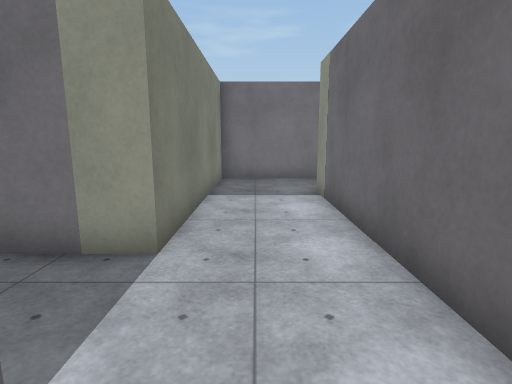
[1] (above)

24 first-person views from a walk through a scene from a Unity 3-D project. The camera is 1.5 m above the floor, tilts 10° down and sees 80° across. The floor is counted in squares, 1 m on a side. Each view is taken from the middle of a square. On the plan, view 1 faces up. The plan holds only what a view shows up to about 15 squares ahead; the rest is blank. The place goes on beyond the plan. The player is left out. Some animated figures are left out. Surface patterns are stand-ins for the level's own textures.

[2]
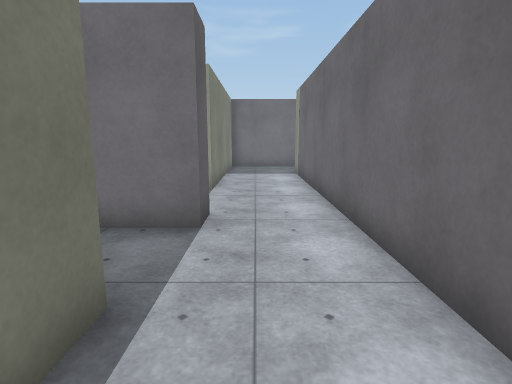

[3]
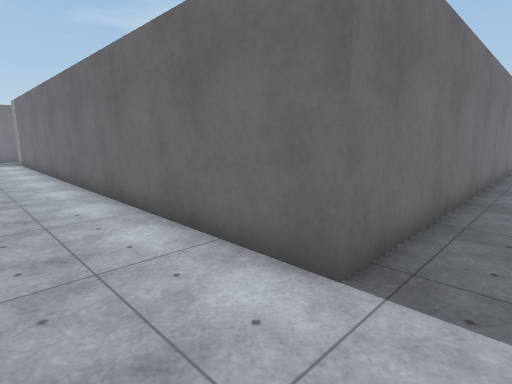

[4]
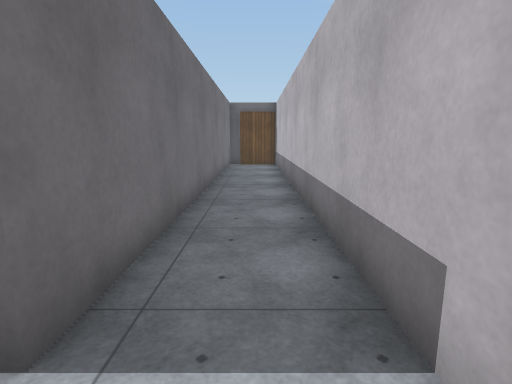

[5]
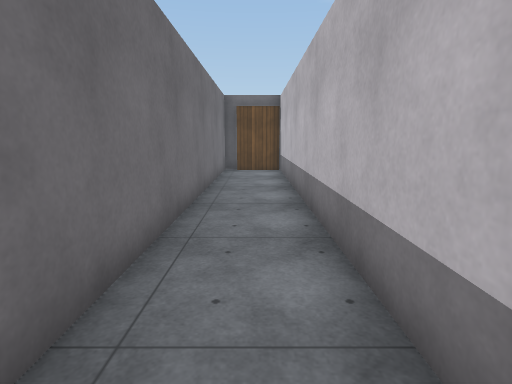

[6]
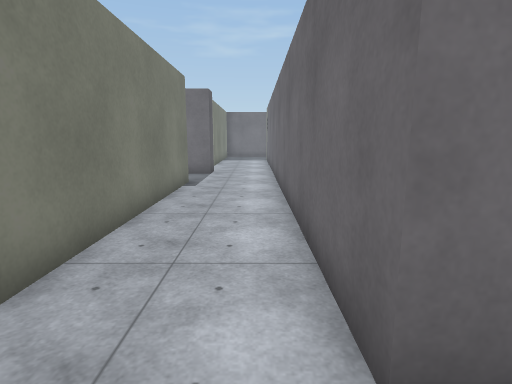

[7]
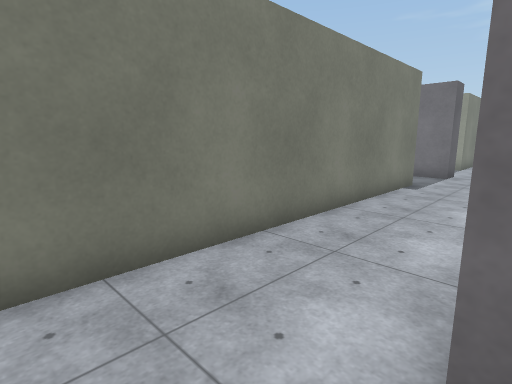

[8]
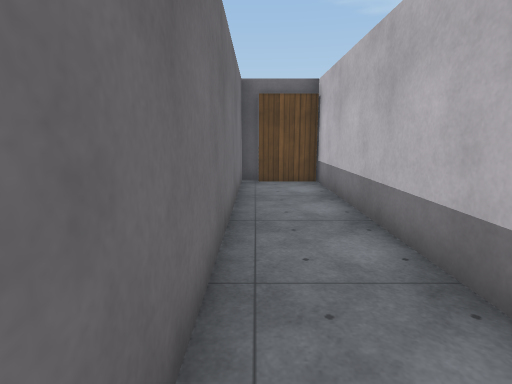

[9]
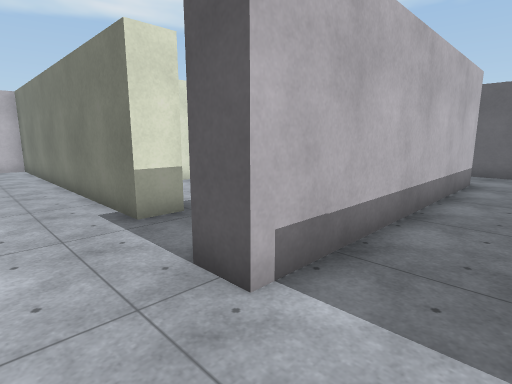

[10]
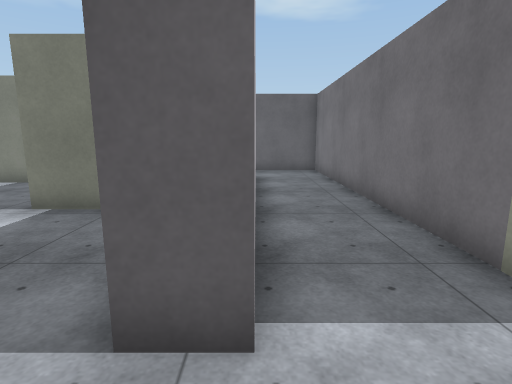

[11]
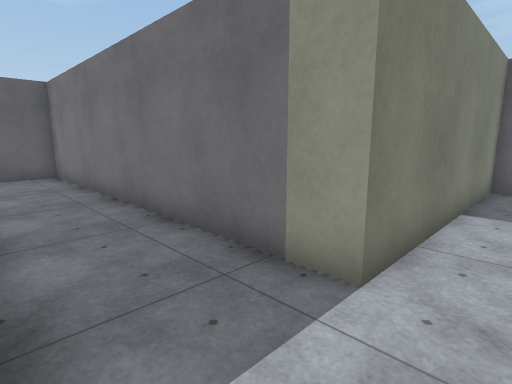

[12]
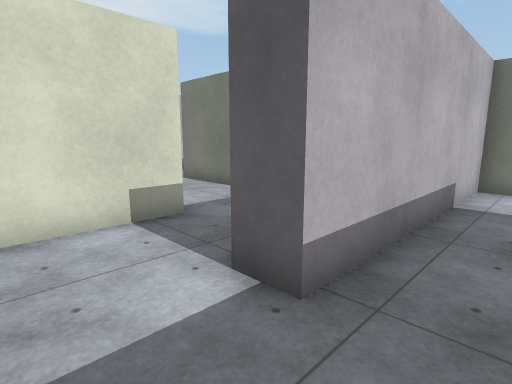

[13]
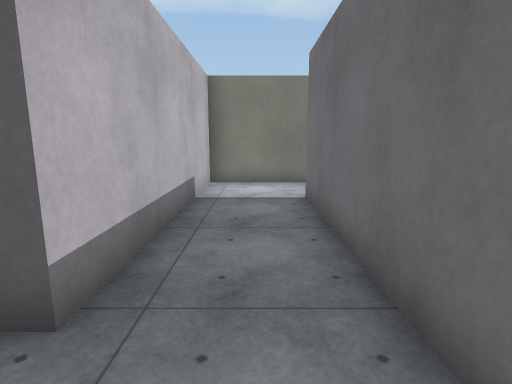

[14]
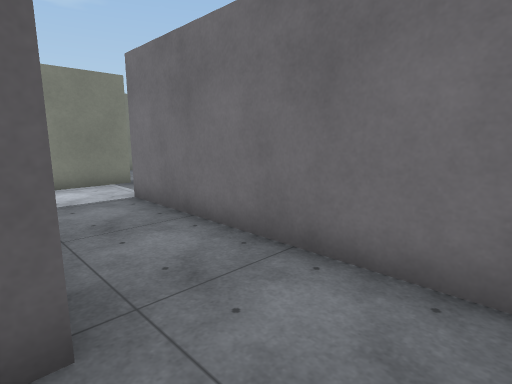

[15]
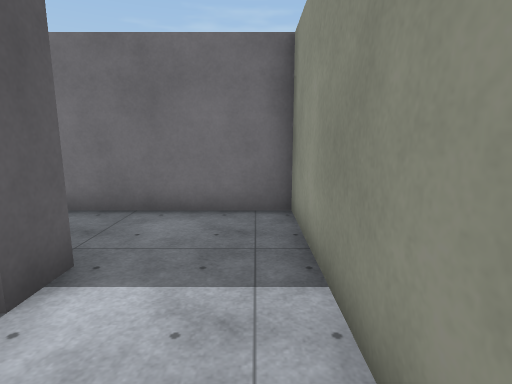

[16]
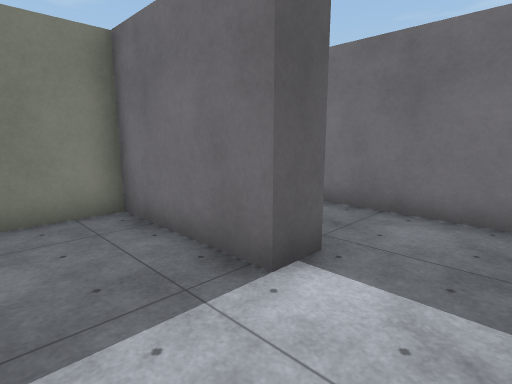

[17]
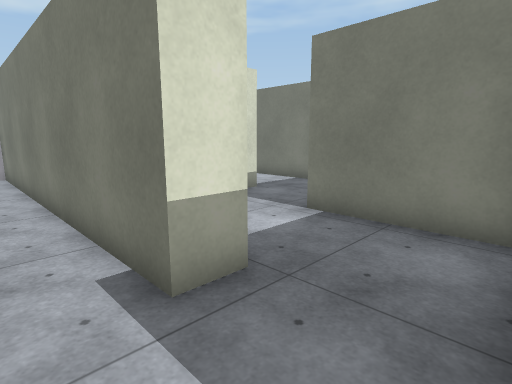

[18]
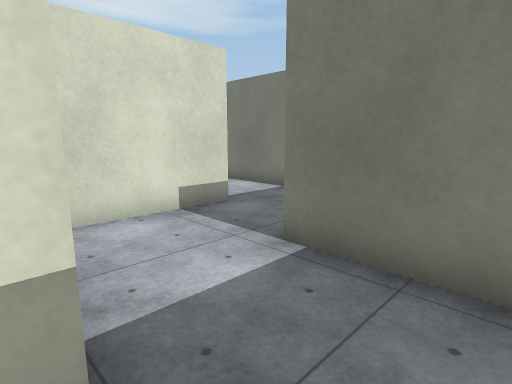

[19]
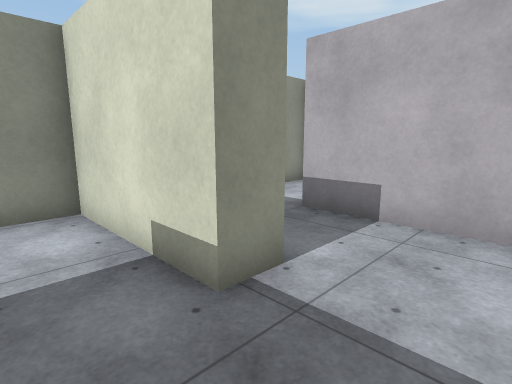

[20]
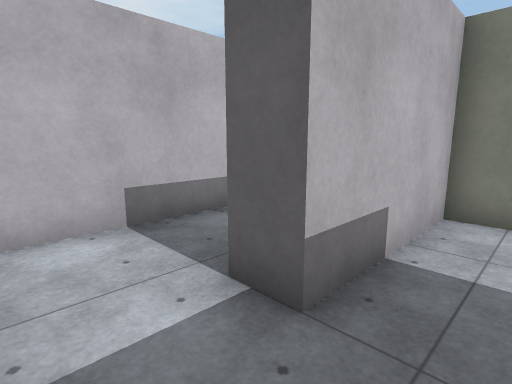

[21]
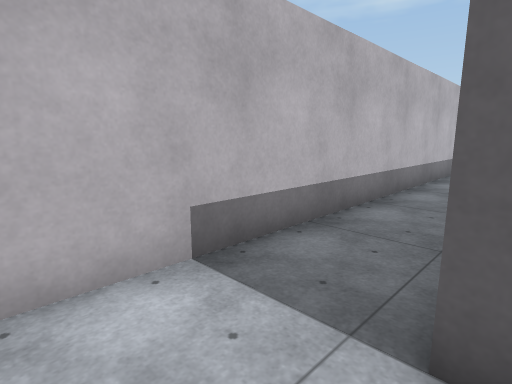

[22]
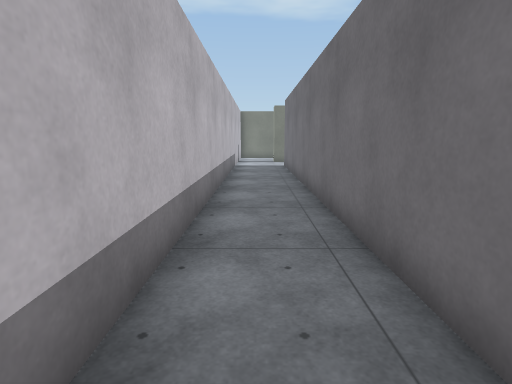

[23]
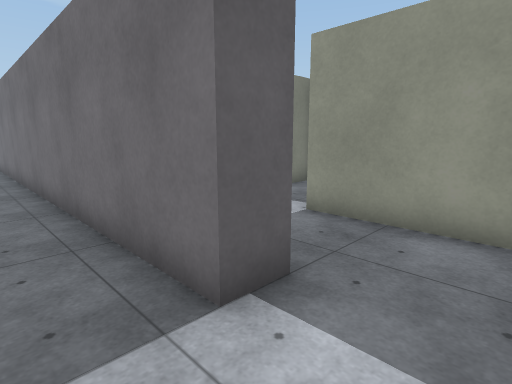

[24]
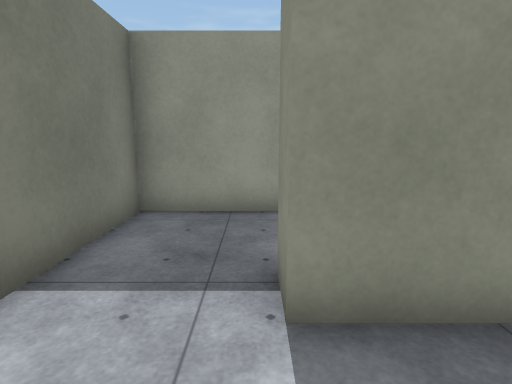

### Floor plan
Ten units are one square. View 1 is at (0, 0); x grows to the right and y downward. Boxes are objects, and circles mark ways between rooms. Rooms are numbered by the first view taken in them; rooms with no view inside come last. Other rooms are left out.
<svg viewBox="-180 -169 365 316">
<path fill="none" stroke="#000" d="M11 142 180 142M-24 25 -13 25 -13 142 -5 142M-9 -10 -9 0 -28 0M179 121 179 115 17 115 17 -15M176 141 176 120M57 -98 57 -153 -28 -153M17 -15 17 -87 46 -87M-54 -164 -54 -124 28 -124 28 -114 -13 -114 -13 -38 -135 -38 -135 -14M-109 -10 -9 -10M-34 77 -68 77 -68 67 -55 67M-65 38 -94 38 -94 104 -50 104 -50 115 -175 115M-23 141 -23 130M-175 142 -31 142M-54 4 -54 39M-55 67 -23 67 -23 55"/>
<circle cx="5" cy="-5" r="3" fill="#2a7"/>
<circle cx="-20" cy="15" r="3" fill="#2a7"/>
<circle cx="-60" cy="55" r="3" fill="#2a7"/>
<text x="10" y="90">1</text>
<text x="-10" y="-90">2</text>
<text x="-80" y="100">3</text>
<text x="-40" y="30">4</text>
</svg>
Room 1 opens to room 2. Room 1 opens to room 4. Room 3 opens to room 4.

Where each view was taken, in squares from view 1:
view 1: 0 up, 0 right, facing up
view 2: 5 down, 0 right, facing up
view 3: 13 down, 1 left, facing up-right
view 4: 13 down, 0 right, facing right
view 5: 13 down, 3 right, facing right
view 6: 13 down, 1 right, facing up
view 7: 13 down, 2 right, facing up-left
view 8: 12 down, 7 right, facing right
view 9: 3 up, 1 right, facing down-left
view 10: 1 up, 1 right, facing left
view 11: 1 up, 0 right, facing up-left
view 12: 14 up, 5 right, facing down-left
view 13: 14 up, 5 right, facing left
view 14: 12 up, 5 right, facing up-left
view 15: 9 up, 5 right, facing up
view 16: 9 up, 5 right, facing up-left
view 17: 0 up, 0 right, facing down-left
view 18: 1 down, 2 left, facing down-left
view 19: 5 down, 9 left, facing down-right
view 20: 9 down, 3 left, facing down-left
view 21: 11 down, 3 left, facing down-left
view 22: 13 down, 6 left, facing left
view 23: 13 down, 3 left, facing up-left
view 24: 10 down, 7 left, facing up
